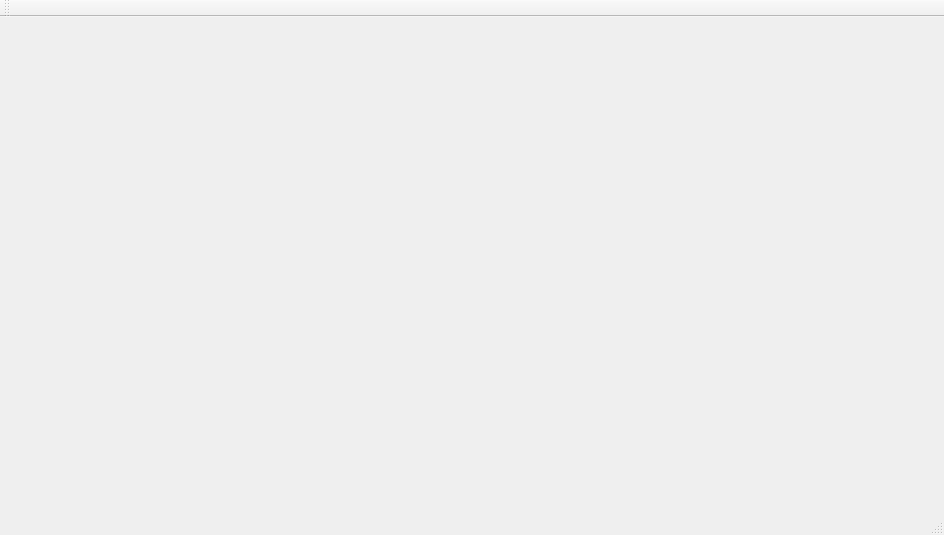
<?xml version="1.0" encoding="UTF-8"?>
<ui version="4.0">
 <class>MainWindow</class>
 <widget class="QMainWindow" name="MainWindow">
  <property name="geometry">
   <rect>
    <x>0</x>
    <y>0</y>
    <width>944</width>
    <height>535</height>
   </rect>
  </property>
  <property name="windowTitle">
   <string>MainWindow</string>
  </property>
  <widget class="QWidget" name="centralWidget"/>
  <widget class="QMenuBar" name="menuBar">
   <property name="geometry">
    <rect>
     <x>0</x>
     <y>0</y>
     <width>944</width>
     <height>21</height>
    </rect>
   </property>
  </widget>
  <widget class="QToolBar" name="mainToolBar">
   <attribute name="toolBarArea">
    <enum>TopToolBarArea</enum>
   </attribute>
   <attribute name="toolBarBreak">
    <bool>false</bool>
   </attribute>
  </widget>
  <widget class="QStatusBar" name="statusBar"/>
 </widget>
 <layoutdefault spacing="6" margin="11"/>
 <resources/>
 <connections/>
</ui>
